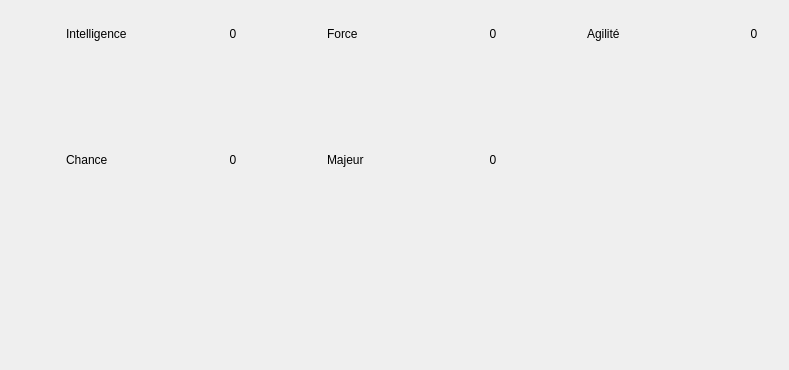
<?xml version="1.0" encoding="UTF-8"?>
<ui version="4.0">
 <class>c_aptitudes_display</class>
 <widget class="QWidget" name="c_aptitudes_display">
  <property name="geometry">
   <rect>
    <x>0</x>
    <y>0</y>
    <width>789</width>
    <height>370</height>
   </rect>
  </property>
  <property name="windowTitle">
   <string>Form</string>
  </property>
  <layout class="QGridLayout" name="gridLayout_2">
   <property name="spacing">
    <number>15</number>
   </property>
   <item row="1" column="1">
    <widget class="QWidget" name="widget_2" native="true">
     <layout class="QVBoxLayout" name="verticalLayout_2">
      <property name="leftMargin">
       <number>0</number>
      </property>
      <property name="topMargin">
       <number>0</number>
      </property>
      <property name="rightMargin">
       <number>0</number>
      </property>
      <property name="bottomMargin">
       <number>0</number>
      </property>
      <item>
       <widget class="QWidget" name="widget_majeur" native="true">
        <layout class="QVBoxLayout" name="layout_majeur">
         <property name="topMargin">
          <number>3</number>
         </property>
         <item>
          <layout class="QHBoxLayout" name="horizontalLayout_5">
           <item>
            <widget class="QLabel" name="icon_majeur">
             <property name="minimumSize">
              <size>
               <width>40</width>
               <height>40</height>
              </size>
             </property>
             <property name="maximumSize">
              <size>
               <width>40</width>
               <height>40</height>
              </size>
             </property>
             <property name="text">
              <string/>
             </property>
             <property name="pixmap">
              <pixmap resource="../../resources/resources.qrc">:/images/Aptitudes/apt_majeur.png</pixmap>
             </property>
            </widget>
           </item>
           <item>
            <widget class="QLabel" name="label_majeur">
             <property name="text">
              <string>Majeur</string>
             </property>
            </widget>
           </item>
           <item>
            <widget class="QLabel" name="majeur_count">
             <property name="sizePolicy">
              <sizepolicy hsizetype="Ignored" vsizetype="Preferred">
               <horstretch>0</horstretch>
               <verstretch>0</verstretch>
              </sizepolicy>
             </property>
             <property name="maximumSize">
              <size>
               <width>30</width>
               <height>20</height>
              </size>
             </property>
             <property name="text">
              <string>0</string>
             </property>
             <property name="alignment">
              <set>Qt::AlignCenter</set>
             </property>
            </widget>
           </item>
          </layout>
         </item>
         <item>
          <spacer name="verticalSpacer_5">
           <property name="orientation">
            <enum>Qt::Vertical</enum>
           </property>
           <property name="sizeHint" stdset="0">
            <size>
             <width>20</width>
             <height>0</height>
            </size>
           </property>
          </spacer>
         </item>
        </layout>
       </widget>
      </item>
     </layout>
    </widget>
   </item>
   <item row="0" column="1">
    <widget class="QWidget" name="widget_4" native="true">
     <layout class="QVBoxLayout" name="verticalLayout_5">
      <property name="leftMargin">
       <number>0</number>
      </property>
      <property name="topMargin">
       <number>0</number>
      </property>
      <property name="rightMargin">
       <number>0</number>
      </property>
      <property name="bottomMargin">
       <number>0</number>
      </property>
      <item>
       <widget class="QWidget" name="widget_force" native="true">
        <layout class="QVBoxLayout" name="layout_force">
         <property name="topMargin">
          <number>3</number>
         </property>
         <item>
          <layout class="QHBoxLayout" name="horizontalLayout_2">
           <item>
            <widget class="QLabel" name="icon_force">
             <property name="minimumSize">
              <size>
               <width>40</width>
               <height>40</height>
              </size>
             </property>
             <property name="maximumSize">
              <size>
               <width>40</width>
               <height>40</height>
              </size>
             </property>
             <property name="text">
              <string/>
             </property>
             <property name="pixmap">
              <pixmap resource="../../resources/resources.qrc">:/images/Aptitudes/apt_force.png</pixmap>
             </property>
            </widget>
           </item>
           <item>
            <widget class="QLabel" name="label_force">
             <property name="text">
              <string>Force</string>
             </property>
            </widget>
           </item>
           <item>
            <widget class="QLabel" name="force_count">
             <property name="sizePolicy">
              <sizepolicy hsizetype="Ignored" vsizetype="Preferred">
               <horstretch>0</horstretch>
               <verstretch>0</verstretch>
              </sizepolicy>
             </property>
             <property name="maximumSize">
              <size>
               <width>30</width>
               <height>20</height>
              </size>
             </property>
             <property name="text">
              <string>0</string>
             </property>
             <property name="alignment">
              <set>Qt::AlignCenter</set>
             </property>
            </widget>
           </item>
          </layout>
         </item>
         <item>
          <spacer name="verticalSpacer_2">
           <property name="orientation">
            <enum>Qt::Vertical</enum>
           </property>
           <property name="sizeHint" stdset="0">
            <size>
             <width>20</width>
             <height>0</height>
            </size>
           </property>
          </spacer>
         </item>
        </layout>
       </widget>
      </item>
     </layout>
    </widget>
   </item>
   <item row="0" column="2">
    <widget class="QWidget" name="widget_3" native="true">
     <layout class="QVBoxLayout" name="verticalLayout">
      <property name="leftMargin">
       <number>0</number>
      </property>
      <property name="topMargin">
       <number>0</number>
      </property>
      <property name="rightMargin">
       <number>0</number>
      </property>
      <property name="bottomMargin">
       <number>0</number>
      </property>
      <item>
       <widget class="QWidget" name="widget_agil" native="true">
        <layout class="QVBoxLayout" name="layout_agil">
         <property name="topMargin">
          <number>3</number>
         </property>
         <item>
          <layout class="QHBoxLayout" name="horizontalLayout_3">
           <item>
            <widget class="QLabel" name="icon_agil">
             <property name="minimumSize">
              <size>
               <width>40</width>
               <height>40</height>
              </size>
             </property>
             <property name="maximumSize">
              <size>
               <width>40</width>
               <height>40</height>
              </size>
             </property>
             <property name="text">
              <string/>
             </property>
             <property name="pixmap">
              <pixmap resource="../../resources/resources.qrc">:/images/Aptitudes/apt_agilite.png</pixmap>
             </property>
            </widget>
           </item>
           <item>
            <widget class="QLabel" name="label_agil">
             <property name="text">
              <string>Agilité</string>
             </property>
            </widget>
           </item>
           <item>
            <widget class="QLabel" name="agil_count">
             <property name="sizePolicy">
              <sizepolicy hsizetype="Ignored" vsizetype="Preferred">
               <horstretch>0</horstretch>
               <verstretch>0</verstretch>
              </sizepolicy>
             </property>
             <property name="maximumSize">
              <size>
               <width>30</width>
               <height>20</height>
              </size>
             </property>
             <property name="text">
              <string>0</string>
             </property>
             <property name="alignment">
              <set>Qt::AlignCenter</set>
             </property>
            </widget>
           </item>
          </layout>
         </item>
         <item>
          <spacer name="verticalSpacer_3">
           <property name="orientation">
            <enum>Qt::Vertical</enum>
           </property>
           <property name="sizeHint" stdset="0">
            <size>
             <width>20</width>
             <height>0</height>
            </size>
           </property>
          </spacer>
         </item>
        </layout>
       </widget>
      </item>
     </layout>
    </widget>
   </item>
   <item row="1" column="0">
    <widget class="QWidget" name="widget_1" native="true">
     <layout class="QVBoxLayout" name="verticalLayout_3">
      <property name="leftMargin">
       <number>0</number>
      </property>
      <property name="topMargin">
       <number>0</number>
      </property>
      <property name="rightMargin">
       <number>0</number>
      </property>
      <property name="bottomMargin">
       <number>0</number>
      </property>
      <item>
       <widget class="QWidget" name="widget_chance" native="true">
        <layout class="QVBoxLayout" name="layout_chance">
         <property name="topMargin">
          <number>3</number>
         </property>
         <item>
          <layout class="QHBoxLayout" name="horizontalLayout_4">
           <item>
            <widget class="QLabel" name="icon_chance">
             <property name="minimumSize">
              <size>
               <width>40</width>
               <height>40</height>
              </size>
             </property>
             <property name="maximumSize">
              <size>
               <width>40</width>
               <height>40</height>
              </size>
             </property>
             <property name="text">
              <string/>
             </property>
             <property name="pixmap">
              <pixmap resource="../../resources/resources.qrc">:/images/Aptitudes/apt_chance.png</pixmap>
             </property>
            </widget>
           </item>
           <item>
            <widget class="QLabel" name="label_chance">
             <property name="text">
              <string>Chance</string>
             </property>
            </widget>
           </item>
           <item>
            <widget class="QLabel" name="chance_count">
             <property name="sizePolicy">
              <sizepolicy hsizetype="Ignored" vsizetype="Preferred">
               <horstretch>0</horstretch>
               <verstretch>0</verstretch>
              </sizepolicy>
             </property>
             <property name="maximumSize">
              <size>
               <width>30</width>
               <height>20</height>
              </size>
             </property>
             <property name="text">
              <string>0</string>
             </property>
             <property name="alignment">
              <set>Qt::AlignCenter</set>
             </property>
            </widget>
           </item>
          </layout>
         </item>
         <item>
          <spacer name="verticalSpacer_4">
           <property name="orientation">
            <enum>Qt::Vertical</enum>
           </property>
           <property name="sizeHint" stdset="0">
            <size>
             <width>20</width>
             <height>0</height>
            </size>
           </property>
          </spacer>
         </item>
        </layout>
       </widget>
      </item>
     </layout>
    </widget>
   </item>
   <item row="0" column="0">
    <widget class="QWidget" name="widget_5" native="true">
     <layout class="QVBoxLayout" name="verticalLayout_4">
      <property name="leftMargin">
       <number>0</number>
      </property>
      <property name="topMargin">
       <number>0</number>
      </property>
      <property name="rightMargin">
       <number>0</number>
      </property>
      <property name="bottomMargin">
       <number>0</number>
      </property>
      <item>
       <widget class="QWidget" name="widget_intell" native="true">
        <layout class="QVBoxLayout" name="layout_intell">
         <property name="topMargin">
          <number>3</number>
         </property>
         <item>
          <layout class="QHBoxLayout" name="horizontalLayout">
           <item>
            <widget class="QLabel" name="icon_intell">
             <property name="minimumSize">
              <size>
               <width>40</width>
               <height>40</height>
              </size>
             </property>
             <property name="maximumSize">
              <size>
               <width>40</width>
               <height>40</height>
              </size>
             </property>
             <property name="text">
              <string/>
             </property>
             <property name="pixmap">
              <pixmap resource="../../resources/resources.qrc">:/images/Aptitudes/apt_intelligence.png</pixmap>
             </property>
            </widget>
           </item>
           <item>
            <widget class="QLabel" name="label_intell">
             <property name="text">
              <string>Intelligence</string>
             </property>
            </widget>
           </item>
           <item>
            <widget class="QLabel" name="intell_count">
             <property name="sizePolicy">
              <sizepolicy hsizetype="Ignored" vsizetype="Preferred">
               <horstretch>0</horstretch>
               <verstretch>0</verstretch>
              </sizepolicy>
             </property>
             <property name="maximumSize">
              <size>
               <width>30</width>
               <height>20</height>
              </size>
             </property>
             <property name="text">
              <string>0</string>
             </property>
             <property name="alignment">
              <set>Qt::AlignCenter</set>
             </property>
            </widget>
           </item>
          </layout>
         </item>
         <item>
          <spacer name="verticalSpacer">
           <property name="orientation">
            <enum>Qt::Vertical</enum>
           </property>
           <property name="sizeHint" stdset="0">
            <size>
             <width>20</width>
             <height>0</height>
            </size>
           </property>
          </spacer>
         </item>
        </layout>
       </widget>
      </item>
     </layout>
    </widget>
   </item>
   <item row="2" column="1">
    <spacer name="verticalSpacer_6">
     <property name="orientation">
      <enum>Qt::Vertical</enum>
     </property>
     <property name="sizeHint" stdset="0">
      <size>
       <width>20</width>
       <height>0</height>
      </size>
     </property>
    </spacer>
   </item>
  </layout>
 </widget>
 <resources>
  <include location="../../resources/resources.qrc"/>
 </resources>
 <connections/>
</ui>
